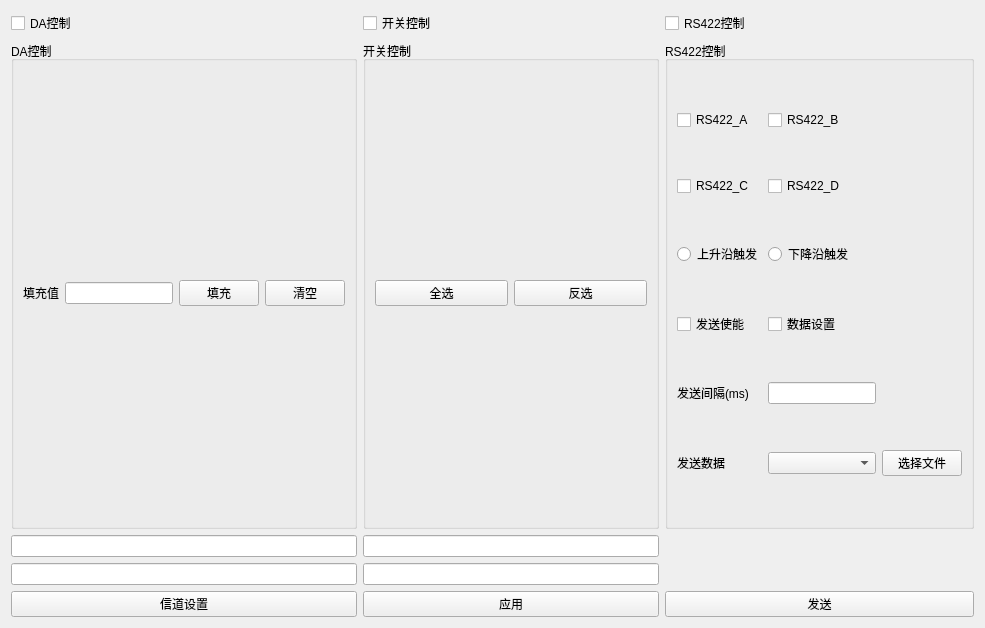
<?xml version="1.0" encoding="UTF-8"?>
<ui version="4.0">
 <class>settingWindow</class>
 <widget class="QWidget" name="settingWindow">
  <property name="geometry">
   <rect>
    <x>0</x>
    <y>0</y>
    <width>985</width>
    <height>628</height>
   </rect>
  </property>
  <property name="windowTitle">
   <string>Form</string>
  </property>
  <layout class="QGridLayout" name="gridLayout">
   <item row="1" column="0">
    <widget class="QGroupBox" name="groupBox_da">
     <property name="title">
      <string>DA控制</string>
     </property>
     <layout class="QGridLayout" name="gridLayout_da">
      <item row="0" column="1">
       <widget class="QLineEdit" name="lineEdit_default"/>
      </item>
      <item row="0" column="0">
       <widget class="QLabel" name="label_default">
        <property name="text">
         <string>填充值</string>
        </property>
       </widget>
      </item>
      <item row="0" column="2">
       <widget class="QPushButton" name="pushButton_fill">
        <property name="text">
         <string>填充</string>
        </property>
       </widget>
      </item>
      <item row="0" column="3">
       <widget class="QPushButton" name="pushButton_clear">
        <property name="text">
         <string>清空</string>
        </property>
       </widget>
      </item>
     </layout>
    </widget>
   </item>
   <item row="4" column="0">
    <widget class="QPushButton" name="pushButton">
     <property name="text">
      <string>信道设置</string>
     </property>
    </widget>
   </item>
   <item row="4" column="2">
    <widget class="QPushButton" name="pushButton_send">
     <property name="text">
      <string>发送</string>
     </property>
    </widget>
   </item>
   <item row="4" column="1">
    <widget class="QPushButton" name="pushButton_apply">
     <property name="text">
      <string>应用</string>
     </property>
    </widget>
   </item>
   <item row="1" column="2">
    <widget class="QGroupBox" name="groupBox_rs422">
     <property name="title">
      <string>RS422控制</string>
     </property>
     <layout class="QGridLayout" name="gridLayout_rs422">
      <item row="4" column="0">
       <widget class="QCheckBox" name="checkBox_C">
        <property name="text">
         <string>RS422_C</string>
        </property>
        <attribute name="buttonGroup">
         <string notr="true">buttonGroup_3</string>
        </attribute>
       </widget>
      </item>
      <item row="5" column="0">
       <widget class="QRadioButton" name="radioButton_up">
        <property name="text">
         <string>上升沿触发</string>
        </property>
        <attribute name="buttonGroup">
         <string notr="true">buttonGroup_1</string>
        </attribute>
       </widget>
      </item>
      <item row="6" column="0">
       <widget class="QCheckBox" name="checkBox_send">
        <property name="text">
         <string>发送使能</string>
        </property>
        <attribute name="buttonGroup">
         <string notr="true">buttonGroup_2</string>
        </attribute>
       </widget>
      </item>
      <item row="3" column="1">
       <widget class="QCheckBox" name="checkBox_B">
        <property name="text">
         <string>RS422_B</string>
        </property>
        <attribute name="buttonGroup">
         <string notr="true">buttonGroup_3</string>
        </attribute>
       </widget>
      </item>
      <item row="4" column="1">
       <widget class="QCheckBox" name="checkBox_D">
        <property name="text">
         <string>RS422_D</string>
        </property>
        <attribute name="buttonGroup">
         <string notr="true">buttonGroup_3</string>
        </attribute>
       </widget>
      </item>
      <item row="5" column="1">
       <widget class="QRadioButton" name="radioButton_down">
        <property name="text">
         <string>下降沿触发</string>
        </property>
        <attribute name="buttonGroup">
         <string notr="true">buttonGroup_1</string>
        </attribute>
       </widget>
      </item>
      <item row="11" column="0">
       <widget class="QLabel" name="label">
        <property name="text">
         <string>发送数据</string>
        </property>
       </widget>
      </item>
      <item row="11" column="1">
       <widget class="QComboBox" name="comboBox"/>
      </item>
      <item row="10" column="0">
       <widget class="QLabel" name="label_interval">
        <property name="text">
         <string>发送间隔(ms)</string>
        </property>
       </widget>
      </item>
      <item row="11" column="2">
       <widget class="QPushButton" name="pushButton_select1">
        <property name="text">
         <string>选择文件</string>
        </property>
       </widget>
      </item>
      <item row="6" column="1">
       <widget class="QCheckBox" name="checkBox_data">
        <property name="text">
         <string>数据设置</string>
        </property>
        <attribute name="buttonGroup">
         <string notr="true">buttonGroup_2</string>
        </attribute>
       </widget>
      </item>
      <item row="3" column="0">
       <widget class="QCheckBox" name="checkBox_A">
        <property name="text">
         <string>RS422_A</string>
        </property>
        <attribute name="buttonGroup">
         <string notr="true">buttonGroup_3</string>
        </attribute>
       </widget>
      </item>
      <item row="10" column="1">
       <widget class="QLineEdit" name="lineEdit_interval"/>
      </item>
     </layout>
    </widget>
   </item>
   <item row="0" column="1">
    <widget class="QCheckBox" name="checkBox_key">
     <property name="text">
      <string>开关控制</string>
     </property>
    </widget>
   </item>
   <item row="0" column="0">
    <widget class="QCheckBox" name="checkBox_da">
     <property name="text">
      <string>DA控制</string>
     </property>
    </widget>
   </item>
   <item row="0" column="2">
    <widget class="QCheckBox" name="checkBox_rs422">
     <property name="text">
      <string>RS422控制</string>
     </property>
    </widget>
   </item>
   <item row="1" column="1">
    <widget class="QGroupBox" name="groupBox_key">
     <property name="title">
      <string>开关控制</string>
     </property>
     <layout class="QGridLayout" name="gridLayout_key">
      <item row="0" column="1">
       <widget class="QPushButton" name="pushButton_selectReverse">
        <property name="text">
         <string>反选</string>
        </property>
       </widget>
      </item>
      <item row="0" column="0">
       <widget class="QPushButton" name="pushButton_selectAll">
        <property name="text">
         <string>全选</string>
        </property>
       </widget>
      </item>
     </layout>
    </widget>
   </item>
   <item row="3" column="0">
    <widget class="QLineEdit" name="lineEdit_3"/>
   </item>
   <item row="3" column="1">
    <widget class="QLineEdit" name="lineEdit_4"/>
   </item>
   <item row="2" column="1">
    <widget class="QLineEdit" name="lineEdit_2"/>
   </item>
   <item row="2" column="0">
    <widget class="QLineEdit" name="lineEdit"/>
   </item>
  </layout>
 </widget>
 <resources/>
 <connections/>
 <buttongroups>
  <buttongroup name="buttonGroup_2"/>
  <buttongroup name="buttonGroup_3"/>
  <buttongroup name="buttonGroup_1"/>
 </buttongroups>
</ui>
